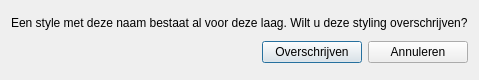
<?xml version="1.0" encoding="UTF-8"?>
<ui version="4.0">
 <class>NADMapsDialogBase</class>
 <widget class="QDialog" name="NADMapsDialogBase">
  <property name="geometry">
   <rect>
    <x>0</x>
    <y>0</y>
    <width>400</width>
    <height>80</height>
   </rect>
  </property>
  <property name="windowTitle">
   <string>Style overschrijven</string>
  </property>
  <layout class="QGridLayout" name="gridLayout">
   <item row="0" column="0" colspan="3">
    <widget class="QLabel" name="label">
     <property name="sizePolicy">
      <sizepolicy hsizetype="Preferred" vsizetype="Fixed">
       <horstretch>0</horstretch>
       <verstretch>0</verstretch>
      </sizepolicy>
     </property>
     <property name="text">
      <string>Een style met deze naam bestaat al voor deze laag. Wilt u deze styling overschrijven?</string>
     </property>
     <property name="alignment">
      <set>Qt::AlignLeading|Qt::AlignLeft|Qt::AlignTop</set>
     </property>
    </widget>
   </item>
   <item row="1" column="0">
    <spacer name="horizontalSpacer">
     <property name="orientation">
      <enum>Qt::Horizontal</enum>
     </property>
     <property name="sizeHint" stdset="0">
      <size>
       <width>40</width>
       <height>20</height>
      </size>
     </property>
    </spacer>
   </item>
   <item row="1" column="1">
    <widget class="QPushButton" name="accept_button">
     <property name="sizePolicy">
      <sizepolicy hsizetype="Minimum" vsizetype="Fixed">
       <horstretch>0</horstretch>
       <verstretch>0</verstretch>
      </sizepolicy>
     </property>
     <property name="minimumSize">
      <size>
       <width>100</width>
       <height>0</height>
      </size>
     </property>
     <property name="text">
      <string>Overschrijven</string>
     </property>
    </widget>
   </item>
   <item row="1" column="2">
    <widget class="QPushButton" name="close_button">
     <property name="sizePolicy">
      <sizepolicy hsizetype="Minimum" vsizetype="Fixed">
       <horstretch>0</horstretch>
       <verstretch>0</verstretch>
      </sizepolicy>
     </property>
     <property name="minimumSize">
      <size>
       <width>100</width>
       <height>0</height>
      </size>
     </property>
     <property name="text">
      <string>Annuleren</string>
     </property>
    </widget>
   </item>
  </layout>
 </widget>
 <resources/>
 <connections/>
</ui>
